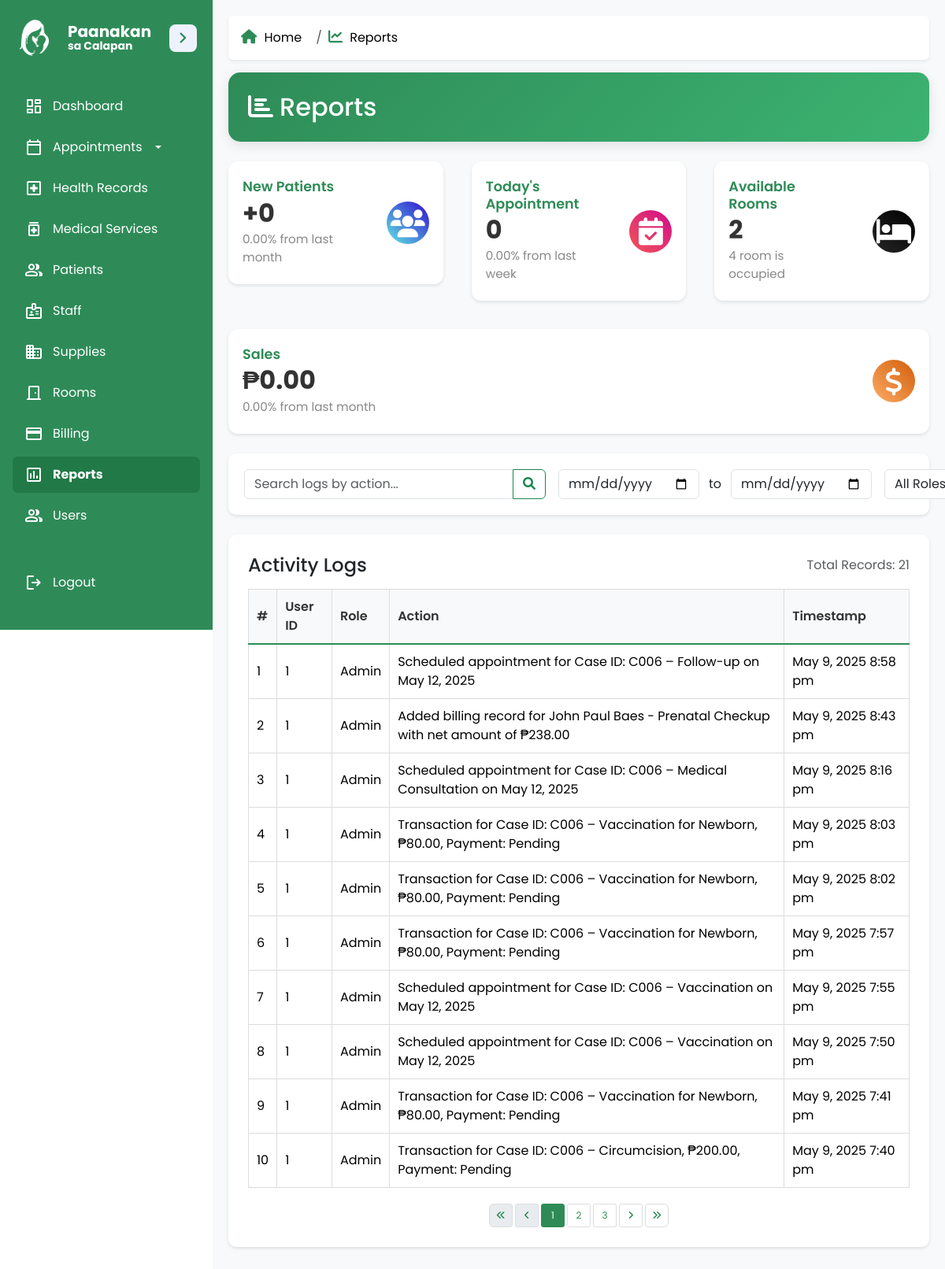
Screenshot of /admin/reports.php (signed in) with the database file from the repository.
### tables this page shows
CREATE TABLE `activity_log` (
  `log_id` int(11) NOT NULL,
  `user_id` int(11) NOT NULL,
  `action` text NOT NULL,
  `timestamp` timestamp NOT NULL DEFAULT current_timestamp()
);

CREATE TABLE `users` (
  `user_id` int(11) NOT NULL,
  `username` varchar(100) NOT NULL,
  `email` varchar(150) NOT NULL,
  `password` varchar(255) NOT NULL,
  `contact_number` varchar(15) NOT NULL,
  `role` enum('Admin','Midwife','Patient') NOT NULL DEFAULT 'Patient',
  `created_at` timestamp NOT NULL DEFAULT current_timestamp()
);

### admin/reports.php (the view, shortened to what this page needs)
<?php
$pdo = connection();
$current_month = date('Y-m-01');
$last_month = date('Y-m-01', strtotime('-1 month'));
$queryNewPatients = $pdo->prepare("
    SELECT COUNT(*) as total FROM patients
    WHERE created_at >= :current_month
");
$queryNewPatients->execute(['current_month' => $current_month]);
$newPatients = $queryNewPatients->fetch(PDO::FETCH_ASSOC)['total'];
$queryLastMonthPatients = $pdo->prepare("
    SELECT COUNT(*) as total FROM patients
    WHERE created_at >= :last_month AND created_at < :current_month
");
$queryLastMonthPatients->execute(['last_month' => $last_month, 'current_month' => $current_month]);
$lastMonthPatients = $queryLastMonthPatients->fetch(PDO::FETCH_ASSOC)['total'];
$patientIncrease = ($lastMonthPatients > 0) ? (($newPatients - $lastMonthPatients) / $lastMonthPatients) * 100 : 0;
$today = date('Y-m-d');
$lastWeek = date('Y-m-d', strtotime('-7 days'));
$queryAppointmentsToday = $pdo->prepare("
    SELECT COUNT(*) as total FROM appointments
    WHERE DATE(scheduled_date) = :today
");
$queryAppointmentsToday->execute(['today' => $today]);
$appointmentsToday = $queryAppointmentsToday->fetch(PDO::FETCH_ASSOC)['total'];
$queryAppointmentsLastWeek = $pdo->prepare("
    SELECT COUNT(*) as total FROM appointments
    WHERE DATE(scheduled_date) = :last_week
");
$queryAppointmentsLastWeek->execute(['last_week' => $lastWeek]);
$appointmentsLastWeek = $queryAppointmentsLastWeek->fetch(PDO::FETCH_ASSOC)['total'];
$appointmentsChange = ($appointmentsLastWeek > 0) ? (($appointmentsToday - $appointmentsLastWeek) / $appointmentsLastWeek) * 100 : 0;
$queryRooms = $pdo->prepare("
    SELECT
        COUNT(CASE WHEN status = 'Available' THEN 1 END) AS available_rooms,
        COUNT(CASE WHEN status = 'Occupied' THEN 1 END) AS occupied_rooms
    FROM rooms
");
$queryRooms->execute();
$roomData = $queryRooms->fetch(PDO::FETCH_ASSOC);
$availableRooms = $roomData['available_rooms'];
$occupiedRooms = $roomData['occupied_rooms'];
$current_month = date('Y-m-01');
$last_month = date('Y-m-01', strtotime('-1 month'));
function getTotalSales($pdo, $startDate, $endDate = null) {
    $query = "
        SELECT
            SUM(bh.service_amount + COALESCE(bi.total_item_amount, 0)) AS total_sales
        FROM billing_header bh
        LEFT JOIN (
            SELECT billing_id, SUM(item_amount) AS total_item_amount
            FROM billing_items
            GROUP BY billing_id
        ) bi ON bh.billing_id = bi.billing_id
        WHERE bh.billing_date >= :start_date" . ($endDate ? " AND bh.billing_date < :end_date" : "");
    $stmt = $pdo->prepare($query);
    if ($endDate) {
        $stmt->execute(['start_date' => $startDate, 'end_date' => $endDate]);
    } else {
        $stmt->execute(['start_date' => $startDate]);
    }
    return $stmt->fetch(PDO::FETCH_ASSOC)['total_sales'] ?? 0;
}
$salesThisMonth = getTotalSales($pdo, $current_month);
$salesLastMonth = getTotalSales($pdo, $last_month, $current_month);
$salesChange = ($salesLastMonth > 0) ? (($salesThisMonth - $salesLastMonth) / $salesLastMonth) * 100 : 0;
$search = isset($_GET['search']) ? trim($_GET['search']) : '';
$startDate = isset($_GET['start_date']) ? trim($_GET['start_date']) : '';
$endDate = isset($_GET['end_date']) ? trim($_GET['end_date']) : '';
$limit = 10;
$page = isset($_GET['page']) ? (int)$_GET['page'] : 1;
$offset = ($page - 1) * $limit;
$where = [];
$whereSQL = $where ? ('WHERE ' . implode(' AND ', $where)) : '';
$recentLogsQuery = "
    SELECT al.*, u.role
    FROM activity_log al
    JOIN users u ON al.user_id = u.user_id
    $whereSQL
    ORDER BY al.timestamp DESC
    LIMIT :limit OFFSET :offset
";
$stmt = $pdo->prepare($recentLogsQuery);
$stmt->bindValue(':limit', $limit, PDO::PARAM_INT);
$stmt->bindValue(':offset', $offset, PDO::PARAM_INT);
$stmt->execute();
$recentLogs = $stmt->fetchAll(PDO::FETCH_ASSOC);
$totalQuery = "SELECT COUNT(*) FROM activity_log al JOIN users u ON al.user_id = u.user_id $whereSQL";
$totalStmt = $pdo->prepare($totalQuery);
$totalStmt->execute();
$totalCount = $totalStmt->fetchColumn();
$totalPages = ceil($totalCount / $limit);
?>
<!DOCTYPE html>
<html lang="en">
<head>
    <link href="https://cdn.jsdelivr.net/npm/bootstrap@5.3.3/dist/css/bootstrap.min.css" rel="stylesheet">
    <link rel="stylesheet" href="../css/sidebar.css">
    <link rel="stylesheet" href="../css/components.css">
    <link rel="stylesheet" href="../css/widgets.css">
    <link href="https://cdnjs.cloudflare.com/ajax/libs/font-awesome/6.4.0/css/all.min.css" rel="stylesheet">
</head>
<body>
    <div class="dashboard-container">
    <?php include '../sidebar.php'; ?>
        <main class="dashboard-main-content">
            <?php include '../admin/breadcrumb.php'; ?>
            <div class="page-header">
                <div class="row align-items-center">
                    <div class="col-md-6">
                        <h2 class="mb-0">
                            <i class="fas fa-chart-bar me-2"></i>Reports
                        </h2>
                    </div>
                </div>
            </div>
            <div class="row g-3 widgets-row">
                <div class="col-md-3 new-patients">
                    <div class="widget">
                        <div class="icon-container">
                            <i class="fas fa-users"></i>
                        </div>
                        <div class="text-container">
                            <h5>New Patients</h5>
                            <div class="h2">+<?php echo number_format($newPatients); ?></div>
                            <p><?php echo number_format($patientIncrease, 2); ?>% from last month</p>
                        </div>
                    </div>
                </div>
                <div class="col-md-3 todays-appointment">
                    <div class="widget">
                        <div class="icon-container">
                            <i class="fas fa-calendar-check"></i>
                        </div>
                        <div class="text-container">
                            <h5>Today's Appointment</h5>
                            <div class="h2"><?php echo number_format($appointmentsToday); ?></div>
                            <p><?php echo number_format($appointmentsChange, 2); ?>% from last week</p>
                        </div>
                    </div>
                </div>
                <div class="col-md-3 available-rooms">
                    <div class="widget">
                        <div class="icon-container">
                            <i class="fas fa-bed"></i>
                        </div>
                        <div class="text-container">
                            <h5>Available Rooms</h5>
                            <div class="h2"><?php echo number_format($availableRooms); ?></div>
                            <p><?php echo number_format($occupiedRooms); ?> room is occupied</p>
                        </div>
                    </div>
                </div>
                <div class="col-md-3 sales">
                    <div class="widget">
                        <div class="icon-container">
                            <i class="fas fa-dollar-sign"></i>
                        </div>
                        <div class="text-container">
                            <h5>Sales</h5>
                            <div class="h2">₱<?php echo number_format($salesThisMonth, 2); ?></div>
                            <p><?php echo number_format($salesChange, 2); ?>% from last month</p>
                        </div>
                    </div>
                </div>
            </div>
            <div class="search-container">
                <form id="searchForm" class="row g-2 align-items-center flex-nowrap" style="flex-wrap:nowrap;" method="get">
                    <div class="col-auto flex-grow-1">
                        <div class="input-group">
                            <input type="text" id="searchInput" name="search" class="form-control" placeholder="Search logs by action..." value="<?= htmlspecialchars($search) ?>">
                            <button class="btn btn-outline-success" type="submit">
                                <i class="fas fa-search"></i>
                            </button>
                        </div>
                    </div>
                    <div class="col-auto">
                        <input type="date" id="startDate" name="start_date" class="form-control" placeholder="Start Date" value="<?= htmlspecialchars($startDate) ?>">
                    </div>
                    <div class="col-auto px-0" style="width:auto;">
                        <span>to</span>
                    </div>
                    <div class="col-auto">
                        <input type="date" id="endDate" name="end_date" class="form-control" placeholder="End Date" value="<?= htmlspecialchars($endDate) ?>">
                    </div>
                    <div class="col-auto">
                        <select id="roleFilter" name="role" class="form-select">
                            <option value="">All Roles</option>
                        </select>
                    </div>
                </form>
            </div>
            <div class="table-container">
                <div class="d-flex justify-content-between align-items-center mb-3">
                    <h4 class="mb-0">Activity Logs</h4>
                    <span class="text-muted">Total Records: <?= $totalCount ?></span>
                </div>
                <table class="table table-hover">
                    <thead>
                        <tr>
                            <th>#</th>
                            <th>User ID</th>
                            <th>Role</th>
                            <th>Action</th>
                            <th>Timestamp</th>
                        </tr>
                    </thead>
                    <tbody>
                        <?php if (!empty($recentLogs)): ?>
                            <?php foreach ($recentLogs as $index => $log): ?>
                                <tr>
                                    <td><?= (($page - 1) * $limit) + $index + 1 ?></td>
                                    <td><?= htmlspecialchars($log['user_id']) ?></td>
                                    <td><?= htmlspecialchars($log['role']) ?></td>
                                    <td><?= htmlspecialchars($log['action']) ?></td>
                                    <td><?= (new DateTime($log['timestamp']))->format('F j, Y g:i a') ?></td>
                                </tr>
                            <?php endforeach; ?>
                        <?php endif; ?>
                    </tbody>
                </table>
                <?php if ($totalPages > 1): ?>
                    <nav>
                        <ul class="pagination justify-content-center">
                            <li class="page-item <?= ($page <= 1) ? 'disabled' : '' ?>">
                                <a class="page-link" href="?<?= http_build_query(array_merge($_GET, ['page'=>1])) ?>" aria-label="First">
                                    <i class="fas fa-angle-double-left"></i>
                                </a>
                            </li>
                            <li class="page-item <?= ($page <= 1) ? 'disabled' : '' ?>">
                                <a class="page-link" href="?<?= http_build_query(array_merge($_GET, ['page'=>max(1, $page-1)])) ?>" aria-label="Previous">
                                    <i class="fas fa-angle-left"></i>
                                </a>
                            </li>
                            <?php
                            $startPage = max(1, $page - 2);
                            $endPage = min($totalPages, $page + 2);
                            for ($i = $startPage; $i <= $endPage; $i++): ?>
                                <li class="page-item <?= ($i === $page) ? 'active' : '' ?>">
                                    <a class="page-link" href="?<?= http_build_query(array_merge($_GET, ['page'=>$i])) ?>"><?= $i ?></a>
                                </li>
                            <?php endfor; ?>
                            <li class="page-item <?= ($page >= $totalPages) ? 'disabled' : '' ?>">
                                <a class="page-link" href="?<?= http_build_query(array_merge($_GET, ['page'=>min($totalPages, $page+1)])) ?>" aria-label="Next">
                                    <i class="fas fa-angle-right"></i>
                                </a>
                            </li>
                            <li class="page-item <?= ($page >= $totalPages) ? 'disabled' : '' ?>">
                                <a class="page-link" href="?<?= http_build_query(array_merge($_GET, ['page'=>$totalPages])) ?>" aria-label="Last">
                                    <i class="fas fa-angle-double-right"></i>
                                </a>
                            </li>
                        </ul>
                    </nav>
                <?php endif; ?>
            </div>
        </main>
    </div>
</body>
</html>

### rows the page displays
activity_log: index "1", user "1", user.role "Admin", action "Scheduled appointment for Case ID: C006 – Follow-up on May 12, 2025", timestamp "May 9, 2025 8:58 pm"
activity_log: index "2", user "1", user.role "Admin", action "Added billing record for John Paul Baes - Prenatal Checkup with net amount of ₱238.00", timestamp "May 9, 2025 8:43 pm"
activity_log: index "3", user "1", user.role "Admin", action "Scheduled appointment for Case ID: C006 – Medical Consultation on May 12, 2025", timestamp "May 9, 2025 8:16 pm"
activity_log: index "4", user "1", user.role "Admin", action "Transaction for Case ID: C006 – Vaccination for Newborn, ₱80.00, Payment: Pending", timestamp "May 9, 2025 8:03 pm"
activity_log: index "5", user "1", user.role "Admin", action "Transaction for Case ID: C006 – Vaccination for Newborn, ₱80.00, Payment: Pending", timestamp "May 9, 2025 8:02 pm"
activity_log: index "6", user "1", user.role "Admin", action "Transaction for Case ID: C006 – Vaccination for Newborn, ₱80.00, Payment: Pending", timestamp "May 9, 2025 7:57 pm"
activity_log: index "7", user "1", user.role "Admin", action "Scheduled appointment for Case ID: C006 – Vaccination on May 12, 2025", timestamp "May 9, 2025 7:55 pm"
activity_log: index "8", user "1", user.role "Admin", action "Scheduled appointment for Case ID: C006 – Vaccination on May 12, 2025", timestamp "May 9, 2025 7:50 pm"
activity_log: index "9", user "1", user.role "Admin", action "Transaction for Case ID: C006 – Vaccination for Newborn, ₱80.00, Payment: Pending", timestamp "May 9, 2025 7:41 pm"
activity_log: index "10", user "1", user.role "Admin", action "Transaction for Case ID: C006 – Circumcision, ₱200.00, Payment: Pending", timestamp "May 9, 2025 7:40 pm"

### other values shown
$name "Home"
$name "Reports"
$newPatients "0"
$patientIncrease "0.00"
$appointmentsToday "0"
$appointmentsChange "0.00"
$availableRooms "2"
$occupiedRooms "4"
$salesThisMonth "0.00"
$salesChange "0.00"
$totalCount "21"
